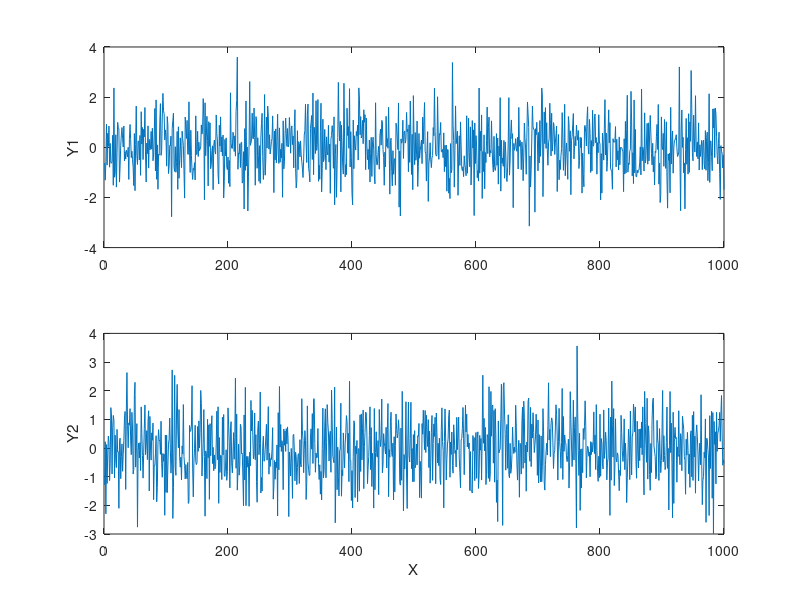

Reproduce this figure in MATLAB. (Note: this script raises an error after producing the figure.)
%Generate some data 
y1 = randn(1000,1); 
y2 = randn(1000,1); 

%Plot using two subplots 
figure 
subplot(2,1,1) 
plot(y1) 
ylabel('Y1') 
subplot(2,1,2) 
plot(y2) 
ylabel('Y2') 
xlabel('X')

%Export using the default options (output 
% ConvertPlot4Publication('testPlot')

%Export again, this time changing the font and using the same x-axis 
ConvertPlot4Publication('testPlot2', 'fontsize', 8, 'fontname', 'Arial', 'samexaxes', 'on')


%%

clc;
clear all;







